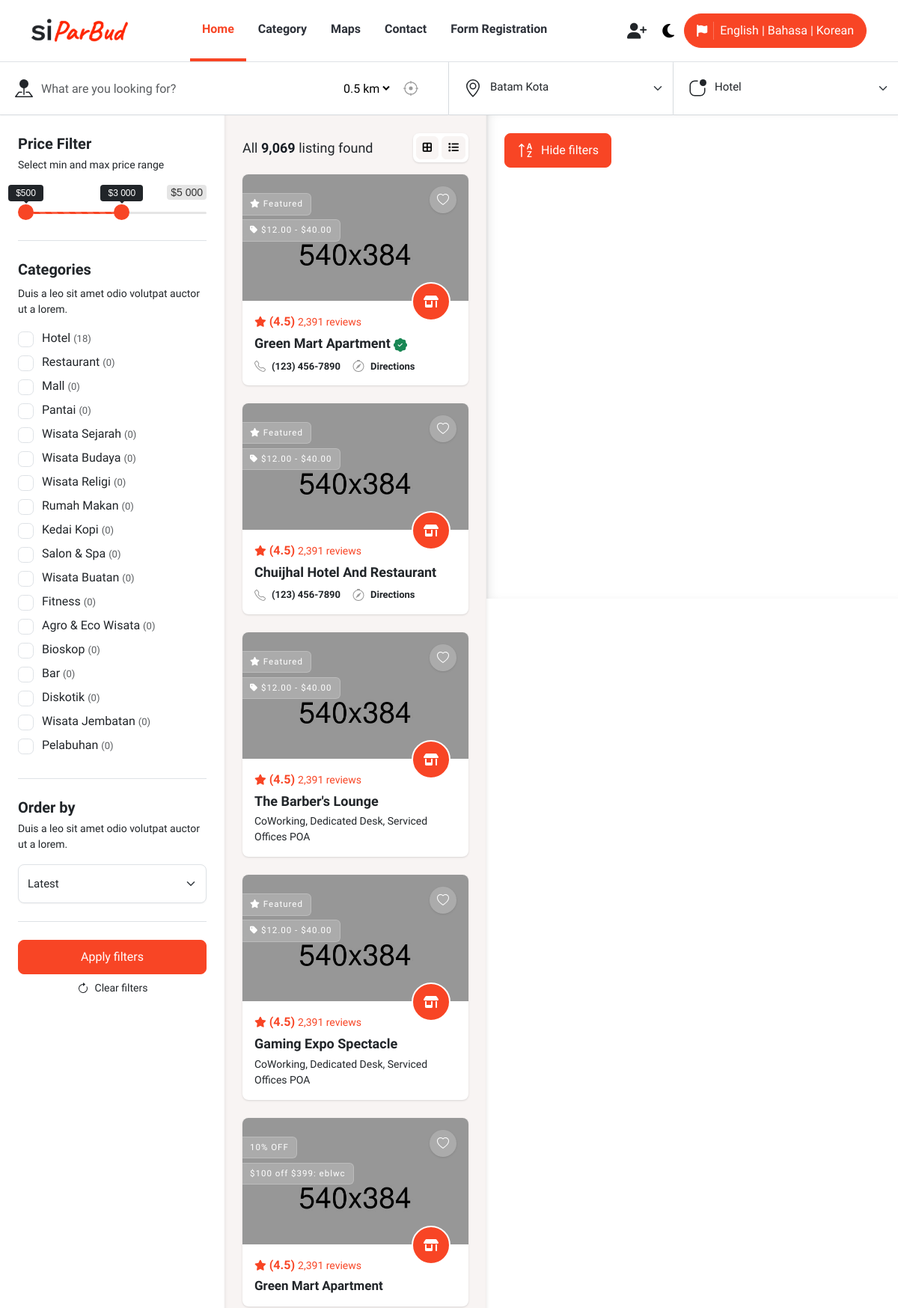
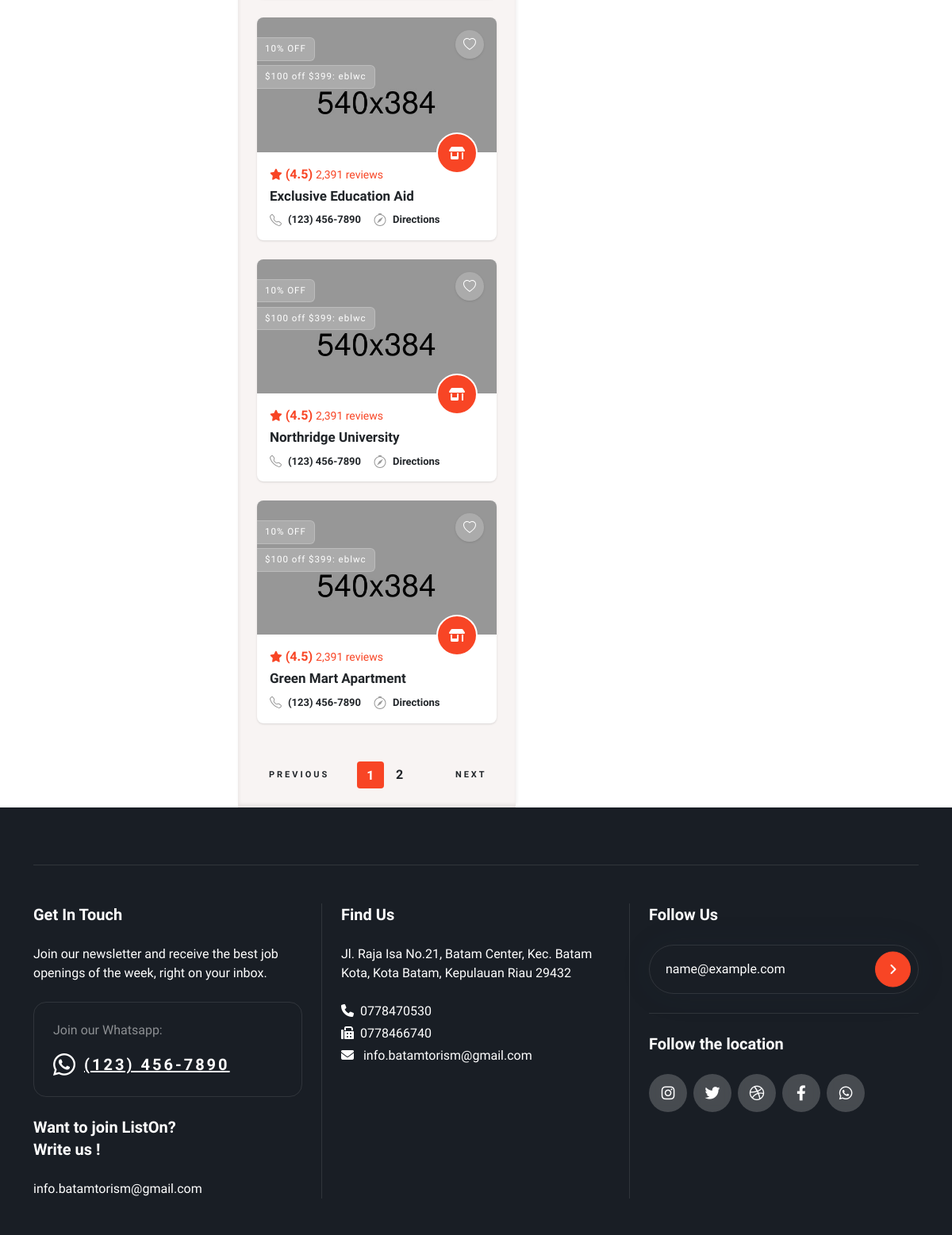
The page /index.php/home/category (upper part) on the database its author committed (2 pictures, top to bottom).
### tables this page shows
CREATE TABLE `category`  (
  `id` int NOT NULL AUTO_INCREMENT,
  `nama` varchar(100) NULL DEFAULT NULL,
  `tabel_formulir` varchar(50) NULL DEFAULT NULL,
  `status` enum('0','1') NULL DEFAULT '1',
  `images` text NULL,
  `created_at` datetime NULL DEFAULT NULL,
  `updated_at` datetime NULL DEFAULT NULL,
  `users_created` int NULL DEFAULT NULL,
  `users_updated` int NULL DEFAULT NULL,
  `softdelete` enum('0','1') NULL DEFAULT '0',
  PRIMARY KEY (`id`) USING BTREE,
  INDEX `name`(`nama` ASC) USING BTREE
);

### application/views/home/category.php (the view, shortened to what the rows shown need)
<div class="map-wrapper">
    <div class="sidebar-filters js-sidebar-filters-mobile">
        <div class="sidebar-filters-body p-3 p-xl-4">
            <div class="mb-4 border-bottom pb-4">
                <?php
                foreach ($q_category as $key => $value) {
                    $count = $this->db->query("SELECT COUNT(nama) AS Jumlah FROM destination WHERE kategori_id = $value->id")->row()->Jumlah;
                    ?>
                    <div class="form-check mb-2">
                    <input class="form-check-input" type="checkbox" value=" <?=$value->id?>   ">
                    <label class="form-check-label" for="skillsOne"><?=$value->nama?><span class="count fs-13 ms-1 text-muted">(<?=$count?>)</span></label></div>
                <?php }
                ?>
            </div>
        </div>
    </div>
</div>

### rows shown on the page
category: nama "Hotel", count "18"
category: nama "Restaurant", count "0"
category: nama "Mall", count "0"
category: nama "Pantai", count "0"
category: nama "Wisata Sejarah", count "0"
category: nama "Wisata Budaya", count "0"
category: nama "Wisata Religi", count "0"
category: nama "Rumah Makan", count "0"
category: nama "Kedai Kopi", count "0"
category: nama "Salon & Spa", count "0"
category: nama "Wisata Buatan", count "0"
category: nama "Fitness", count "0"
category: nama "Agro & Eco Wisata", count "0"
category: nama "Bioskop", count "0"
category: nama "Bar", count "0"
category: nama "Diskotik", count "0"
category: nama "Wisata Jembatan", count "0"
category: nama "Pelabuhan", count "0"

### other values the page prints
$this->lang->line('menu_1') "Home"
$this->lang->line('menu_2') "Category"
$this->lang->line('menu_3') "Maps"
$this->lang->line('menu_4') "Contact"
$this->lang->line('menu_5') "Form Registration"
$this->lang->line('footer_1') "Get In Touch"
$this->lang->line('footer_2') "Find Us"
$this->lang->line('footer_3') "Follow Us"
